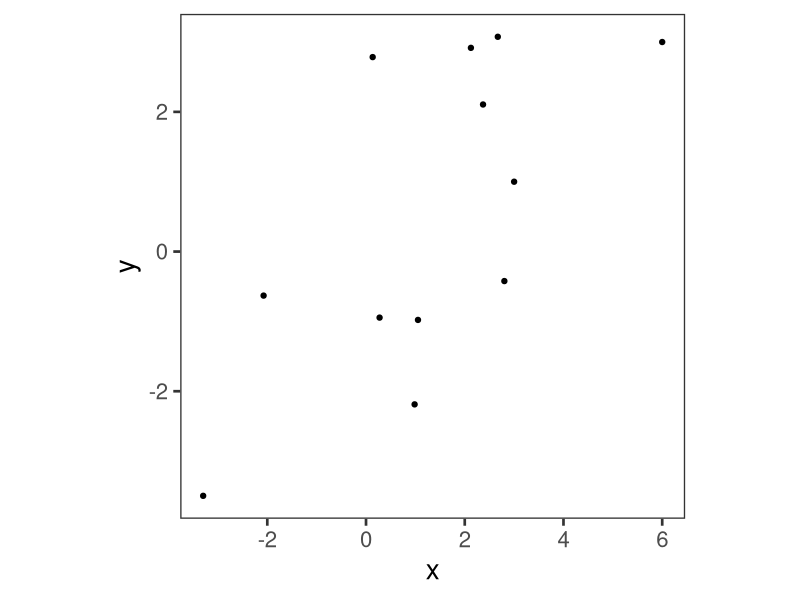
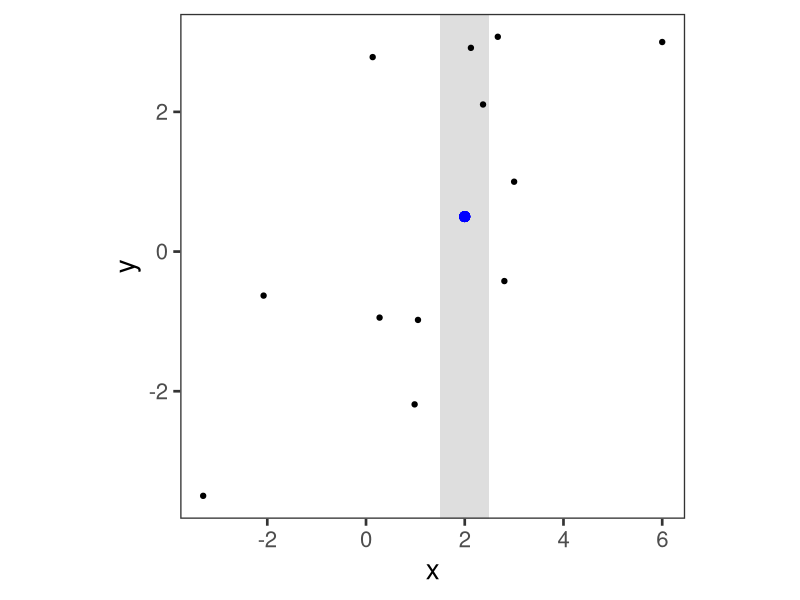
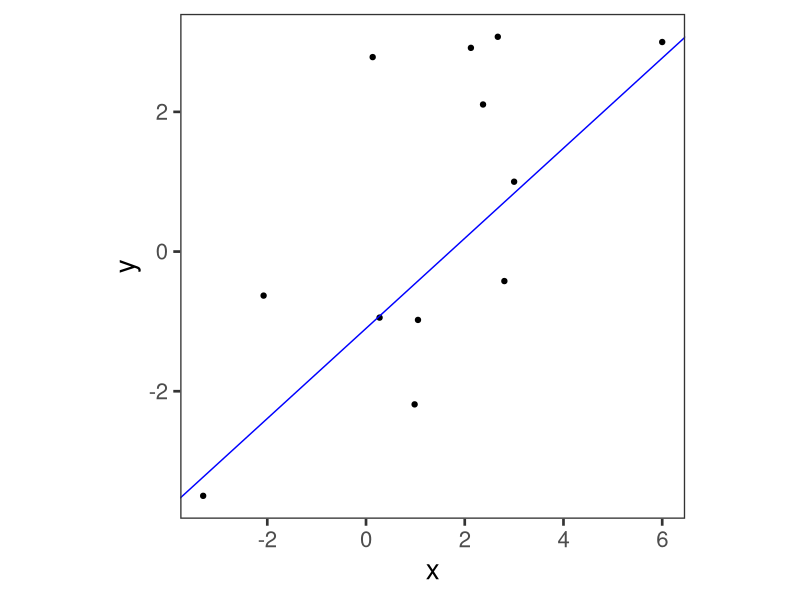
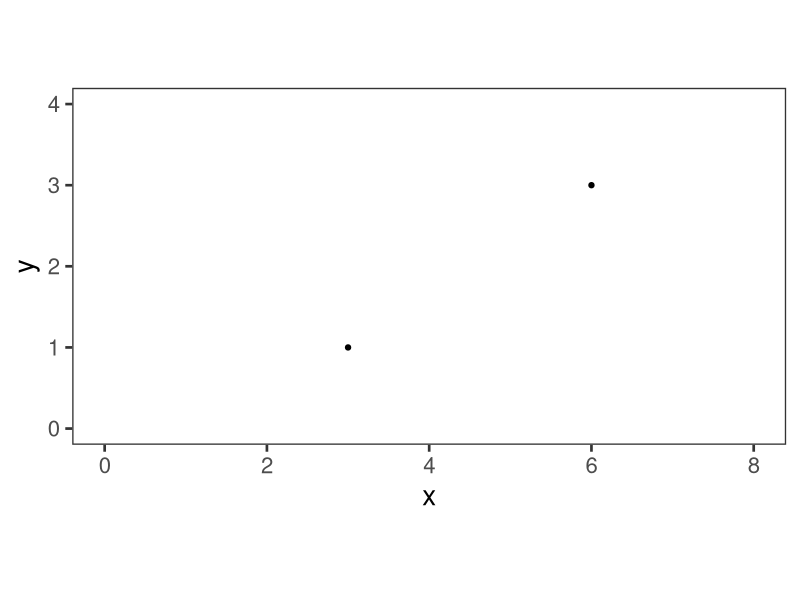
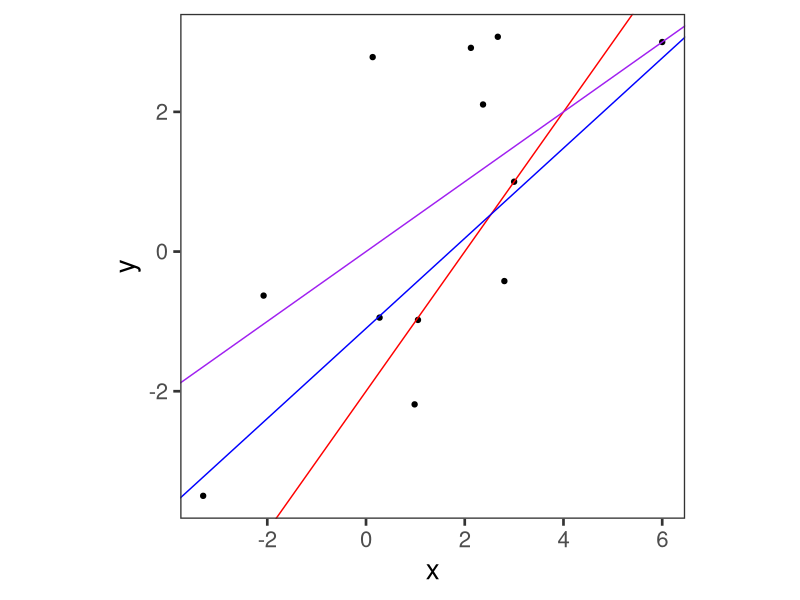
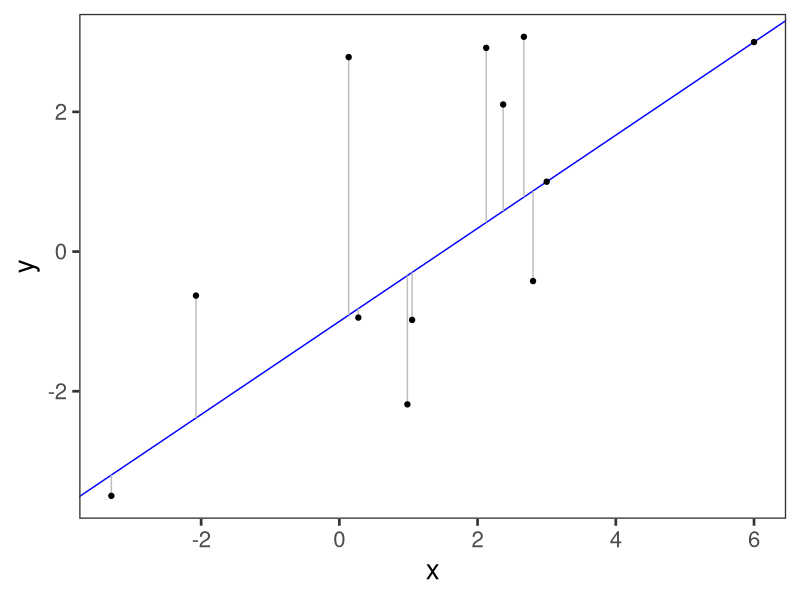
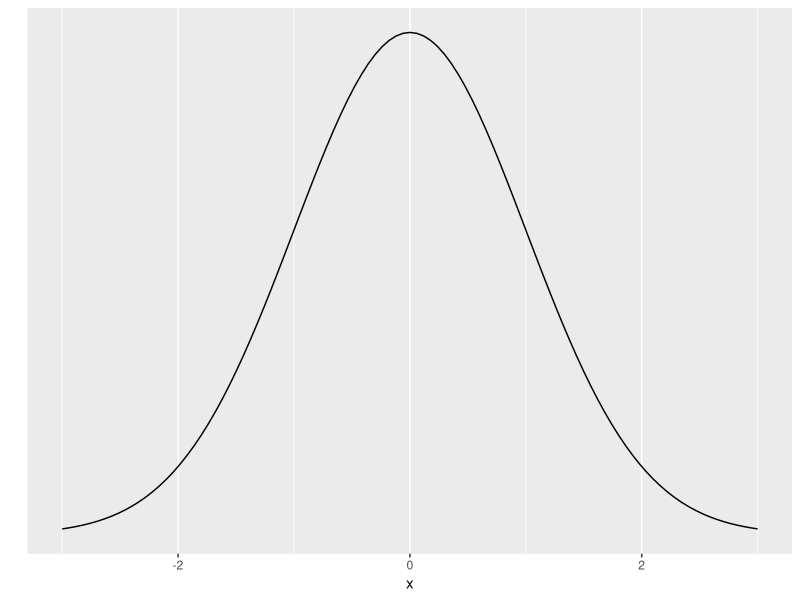

Generate these figures, in order, with R:
## ---- chunk 1

## ---- chunk 2
library(tidyverse)
# library(xaringanthemer)
knitr::opts_chunk$set(dev.args = list(bg = 'transparent'), echo=F)
## ---- chunk 3


standardize <- function(x){
  (x-mean(x))/sd(x)
}


N <- 10

set.seed(13312)

dfsim <- tibble(
  x = rnorm(N, 2, 2),
  y = -1 + 2/3*x + rnorm(N, 0, 2)
) %>% 
  # mutate(x = x*2, y = y*2) %>% 
  bind_rows(
    tribble(
      ~x, ~y,
      3, 1,
      6, 3
    )
  )

dfsim %>% 
  ggplot(aes(x=x, y=y)) + 
  geom_point() +
  theme(aspect.ratio=1) +
  theme_bw(base_size = 20) +
  theme(
    panel.grid=element_blank(), 
    aspect.ratio=1
    ) +
  scale_x_continuous(breaks = c(-2, 0, 2, 4, 6, 8))
## ---- chunk 4

dfsim %>% 
  ggplot(aes(x=x, y=y)) + 
  annotate("rect", xmin=1.5, xmax=2.5, ymin=-Inf, ymax=Inf, alpha=.5, fill="grey") +
  geom_point() +
  geom_point(aes(x=2, y = .5), size=3, color="blue") +
  # geom_segment(aes(x = 2, xend=2, y=.5, yend=-Inf), linetype="dashed", color="red") +
  theme(aspect.ratio=1) +
  theme_bw(base_size = 20) +
  theme(
      panel.grid=element_blank(), 
      aspect.ratio=1
  ) +
  scale_x_continuous(breaks = c(-2, 0, 2, 4, 6, 8))
## ---- chunk 5

dfsim %>% 
  ggplot(aes(x=x, y=y)) + 
  geom_point() +
  geom_abline(intercept = -1.1, slope = 2/3.1, color="blue") + # slightly off
  theme(aspect.ratio=1) +
  theme_bw(base_size = 20) +
  theme(
      panel.grid=element_blank(), 
      aspect.ratio=1
  ) +
  scale_x_continuous(breaks = c(-2, 0, 2, 4, 6, 8))
## ---- chunk 6
dfsim %>%
  tail(2) %>% 
  ggplot(aes(x=x, y=y)) + 
  geom_point() +
  # geom_abline(intercept = -1.1, slope = 2/3.1, color="blue") + # slightly off
  theme(aspect.ratio=1) +
  theme_bw(base_size = 20) +
  theme(
      panel.grid=element_blank(), 
      aspect.ratio=.5
  ) +
  scale_x_continuous(breaks = c(-2, 0, 2, 4, 6, 8)) +
  xlim(0, 8) +
  ylim(0, 4)
## ---- chunk 7
dfsim %>% 
  ggplot(aes(x=x, y=y)) + 
  geom_point() +
  geom_abline(intercept = -2, slope = 1, color="red") + # slightly off
  geom_abline(intercept = -1.1, slope = 2/3.1, color="blue") + # slightly off
  geom_abline(intercept = 0, slope = .5, color="purple") + # slightly off
  theme(aspect.ratio=1) +
  theme_bw(base_size = 20) +
  theme(
      panel.grid=element_blank(), 
      aspect.ratio=1
  ) +
  scale_x_continuous(breaks = c(-2, 0, 2, 4, 6, 8))
## ---- chunk 8

dfsim %>% 
    mutate(predy = x*2/3 + -1) %>% 
  ggplot(aes(x=x, y=y)) +
  geom_abline(slope = 2/3, intercept = -1, color="blue" ) +
  geom_segment(aes(xend=x, yend=predy), color="grey") +
  geom_point() +
  # theme(aspect.ratio=1)
  # ggplot(aes(x=x, y=y)) + 
  # geom_point() +
  # geom_abline(intercept = -2, slope = 1, color="red") + # slightly off
  # geom_abline(intercept = -1.1, slope = 2/3.1, color="blue") + # slightly off
  # geom_abline(intercept = 0, slope = .5, color="purple") + # slightly off
  # theme(aspect.ratio=1) +
  theme_bw(base_size = 20) +
  theme(
      panel.grid=element_blank(),
      # aspect.ratio=1
  ) +
  scale_x_continuous(breaks = c(-2, 0, 2, 4, 6, 8))

# rand10 %>% 
#   mutate(predy = x) %>% 
#   ggplot(aes(x=x, y=y)) + 
#   geom_abline(slope = 1, intercept = 0, color="blue" ) +
#   geom_segment(aes(xend=x, yend=predy), color="grey") +
#   geom_point() +
#   theme(aspect.ratio=1)
## ---- chunk 9
ggplot(data = data.frame(x = c(-3, 3)), aes(x)) +
  stat_function(fun = dnorm, n = 101, args = list(mean = 0, sd = 1)) + ylab("") +
  scale_y_continuous(breaks = NULL)
